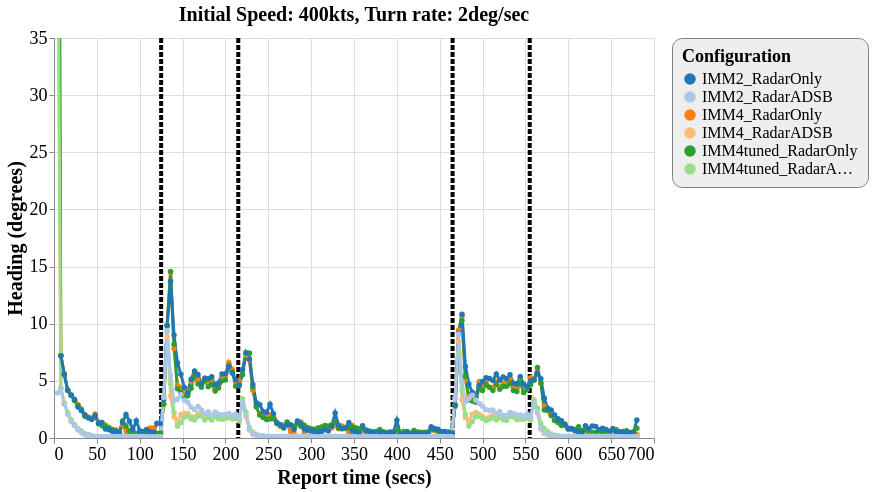

Vega-Lite specification for this chart:
### Vega-Lite specification from a JSON file in a GitHub repository (floating-point values rounded to 4 significant figures; data arrays with more than 128 entries replaced by an {"elided": "..."} marker saying what was removed)
{"config": {"view": {"continuousWidth": 600, "continuousHeight": 400}, "axisX": {"labelFontSize": 18, "titleFontSize": 20}, "axisY": {"labelFontSize": 18, "titleFontSize": 20}, "font": "Times New Roman", "legend": {"cornerRadius": 10, "fillColor": "#EEEEEE", "labelFontSize": 16, "padding": 10, "strokeColor": "gray", "titleFontSize": 18}, "title": {"fontSize": 20}}, "layer": [{"data": {"name": "data-836d396f9b504254c1fbffa3d0951e01"}, "mark": {"type": "rule", "strokeDash": [5, 2], "strokeWidth": 4}, "encoding": {"color": {"type": "nominal", "field": "color", "scale": null}, "x": {"type": "quantitative", "field": "tt"}}}, {"data": {"name": "data-62880f61765d04dfef21134ef23aeb3e"}, "mark": {"type": "line", "point": true, "strokeWidth": 3}, "encoding": {"color": {"type": "ordinal", "field": "config", "scale": {"scheme": "category20"}, "sort": ["IMM2_RadarOnly", "IMM2_RadarADSB", "IMM4_RadarOnly", "IMM4_RadarADSB", "IMM4tuned_RadarOnly", "IMM4tuned_RadarADSB"], "title": "Configuration"}, "x": {"type": "quantitative", "field": "time", "title": "Report time (secs)"}, "y": {"type": "quantitative", "field": "rmse_hdg", "scale": {"domain": [0, 35], "zero": false}, "title": "Heading (degrees)"}}, "selection": {"selector119": {"type": "interval", "bind": "scales", "encodings": ["x", "y"]}}, "title": "Initial Speed: 400kts, Turn rate: 2deg/sec"}], "$schema": "https://vega.github.io/schema/vega-lite/v4.8.1.json", "datasets": {"data-836d396f9b504254c1fbffa3d0951e01": [{"tt": 125, "color": "black"}, {"tt": 215, "color": "black"}, {"tt": 465, "color": "black"}, {"tt": 555, "color": "black"}], "data-62880f61765d04dfef21134ef23aeb3e": {"elided": "1019 records"}}}
